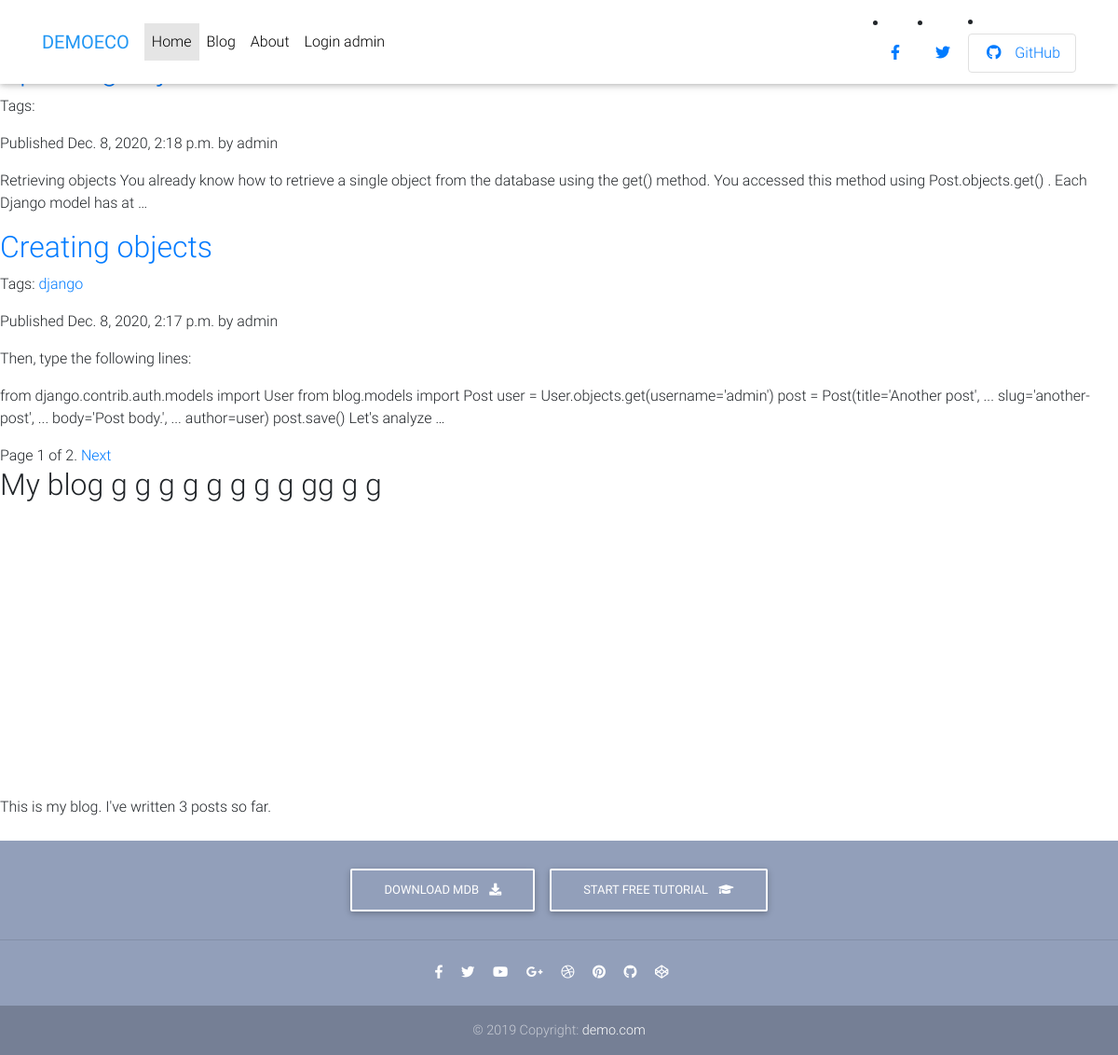
/blog/, run on an earlier commit of the app's database.
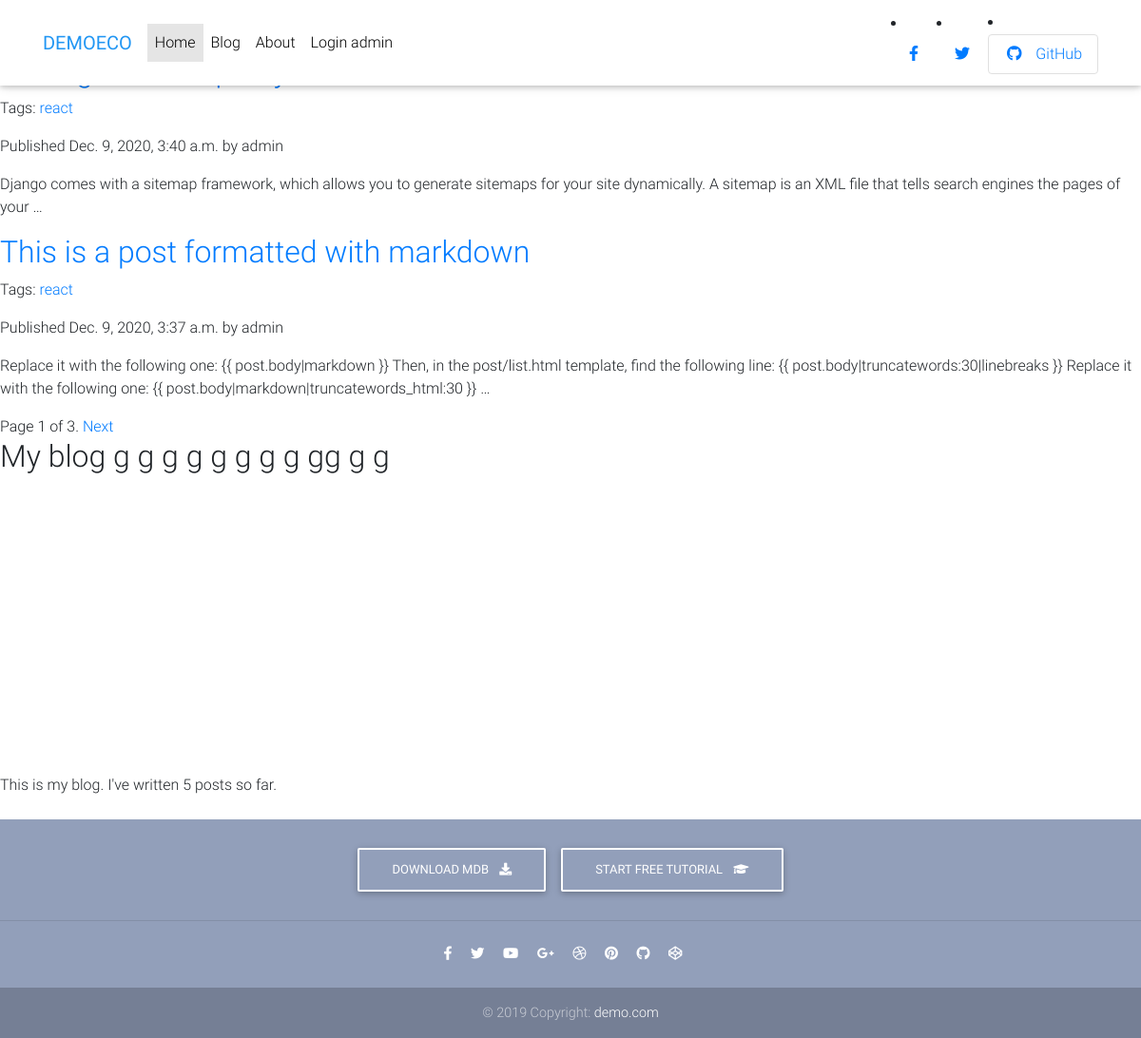
And on a later commit of the database.
### blog/models.py (models this page shows, shortened)
class Post(models.Model):
    tags = TaggableManager()
    objects = models.Manager()  # The default manager.
    published = PublishedManager()  # Our custom manager.
    STATUS_CHOICES = (
        ('draft', 'Draft'),
        ('published', 'Published'),
    )
    title = models.CharField(max_length=250)
    slug = models.SlugField(max_length=250,
                            unique_for_date='publish')
    author = models.ForeignKey(User,
                               on_delete=models.CASCADE,
                               related_name='blog_posts')
    body = models.TextField()
    publish = models.DateTimeField(default=timezone.now)
    created = models.DateTimeField(auto_now_add=True)
    updated = models.DateTimeField(auto_now=True)
    status = models.CharField(max_length=10,
                              choices=STATUS_CHOICES,
                              default='draft')
    class Meta:
        ordering = ('-publish',)
    def get_absolute_url(self):
        return reverse('post-detail', kwargs={'pk': self.pk})

### blog/views.py (the view)
# urls.py: path('blog/', views.post_list, name='post_list'),
def post_list(request , tag_slug=None):
    object_list=Post.published.all()
    tag=None
    if tag_slug:
        tag=get_object_or_404(Tag,slug=tag_slug)
        object_list=object_list.filter(tags__in=[tag])
    paginator=Paginator(object_list, 2)  # 3 posts in each page
    page=request.GET.get('page')
    try:
        posts=paginator.page(page)
    except PageNotAnInteger:
        posts=paginator.page(1)
    except EmptyPage:
        posts=paginator.page(paginator.num_pages)
    return render(request,
                  'list.html',
                  {'posts': posts,
                   'page': page,
                   'tag': tag})

### blog/models.py (called while the page is built)
    def get_queryset(self):
        return super(PublishedManager,
                     self).get_queryset()\
            .filter(status='published')

### blog/templatetags/blog_tags.py (called while the page is built)
@register.filter(name='markdown')
def markdown_fromat(text):
    return mark_safe(markdown.markdown(text))

@register.simple_tag
def total_posts():
    return Post.published.count()

@register.inclusion_tag('latest_posts.html')
def show_latest_posts(count=3):
    latest_posts = Post.published.order_by('-publish')[:count]
    return {'latest_posts': latest_posts}

### templates/list.html (shortened to what this page needs)
{% extends "base.html" %}
{% load blog_tags %}
{%block content %}
<h1>MyBlog</h1>
{% for post in posts %}
<h2>
  <a href="{{ post.get_absolute_url }}">{{ post.title }} </a>
</h2>
<p class="tags">
  Tags:
  {% for tag in post.tags.all %}
  <a href="{% url "post_list_by_tag" tag.slug %}">
  {{ tag.name }}
  </a>
  {% endfor %}
  </p>
<p class="date">Published {{ post.publish }} by {{ post.author }}</p>
{{ post.body|markdown|truncatewords_html:30 }}
{% endfor %}
 {% include "pagination.html" with page=posts %}  {% endblock %}

What changed in the data, as far as the page shows it:
no longer on this page (row edited): Post: publish "Dec. 8, 2020, 2:18 p.m.", author "admin", body "Retrieving objects You already know how to retrieve a single object from the database using the get() method. You accessed this method using Post.objects.get() . Each Django model has at …"
no longer on this page (row unchanged): Post: title "Creating objects", publish "Dec. 8, 2020, 2:17 p.m.", author "admin", body "Then, type the following lines: from django.contrib.auth.models import User from blog.models import Post user = User.objects.get(username='admin') post = Post(title='Another post', ... slug='another-post', ... body='Post body.', ... author=user) post.save() Let's analyze …"
no longer on this page (row unchanged): Tag: name "django", shown under "Creating objects"
added Post: publish "Dec. 9, 2020, 3:40 a.m.", author "admin", body "Django comes with a sitemap framework, which allows you to generate sitemaps for your site dynamically. A sitemap is an XML file that tells search engines the pages of your …"
now on this page (row unchanged): Tag: name "react"
added Post: title "This is a post formatted with markdown", publish "Dec. 9, 2020, 3:37 a.m.", author "admin", body "Replace it with the following one: {{ post.body|markdown }} Then, in the post/list.html template, find the following line: {{ post.body|truncatewords:30|linebreaks }} Replace it with the following one: {{ post.body|markdown|truncatewords_html:30 }} …"
Also different on the page:
{{ page.paginator.num_pages }}: "2" → "3"
text no longer shown: "3"
text now shown: "5"
